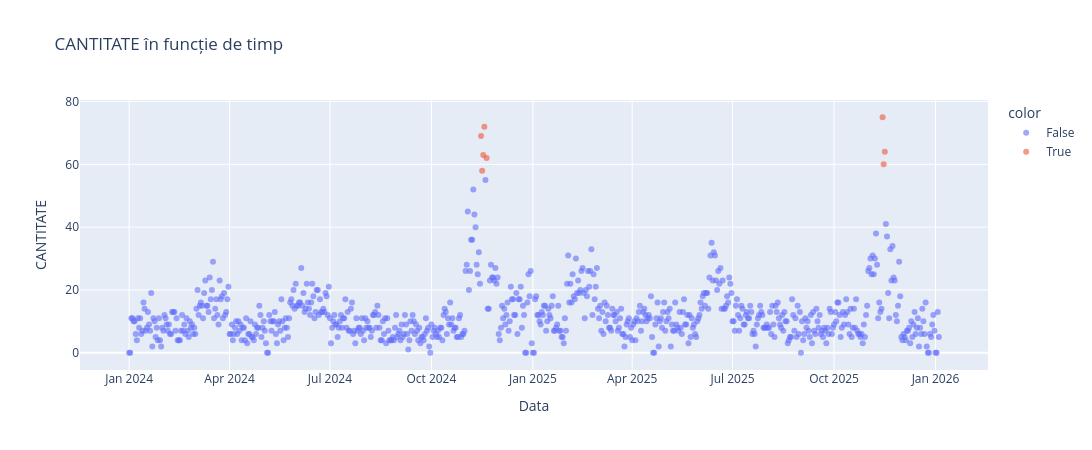
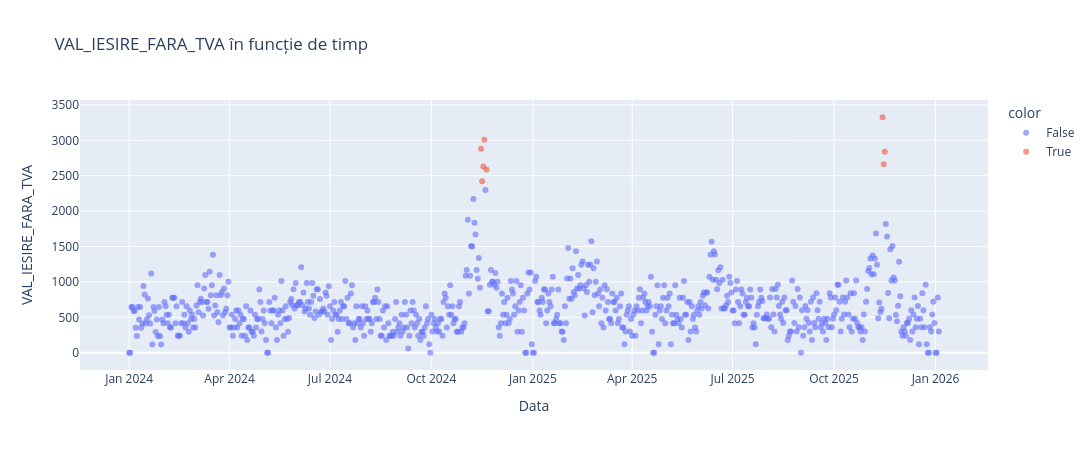
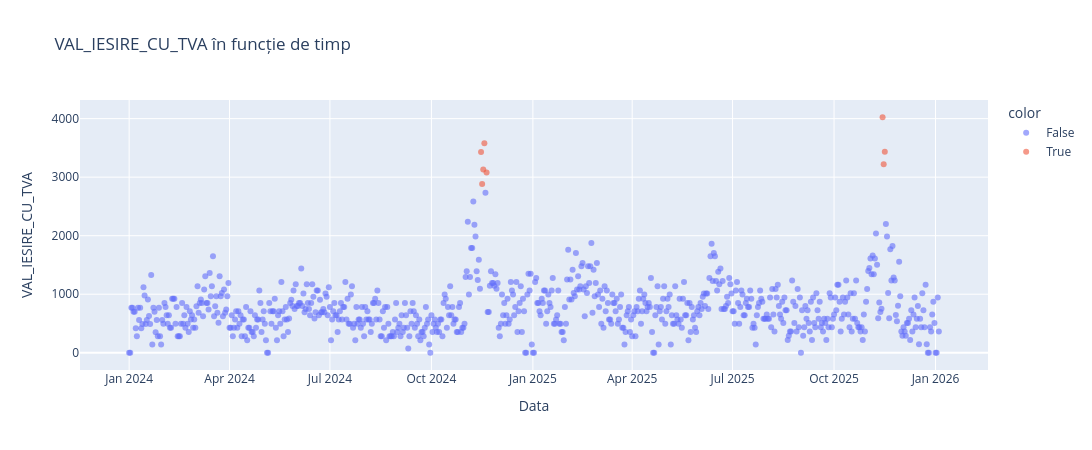
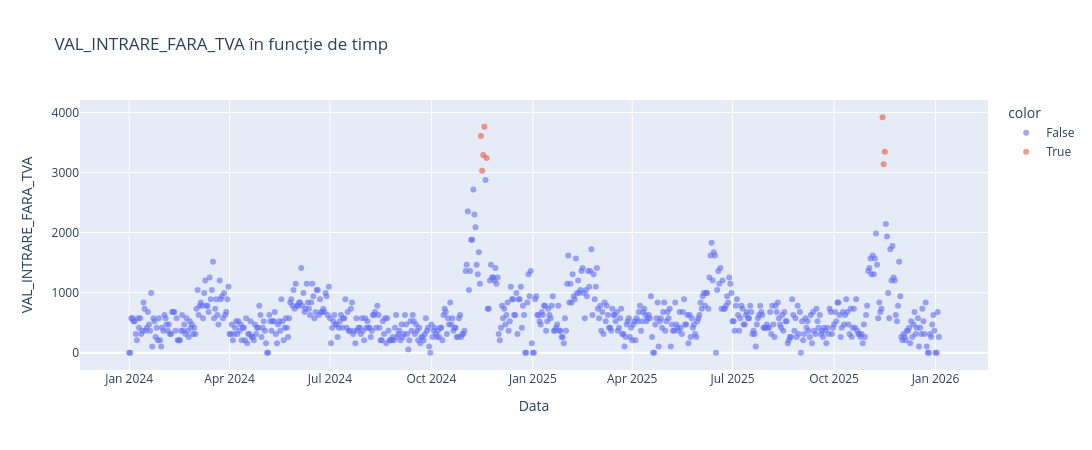

Notebook source saved alongside these figures, in order:
### Code cell
num_cols = [
    c for c in df.select_dtypes(include="number").columns
    if c not in {"RUPTURA_STOC", "ID_ARTICOL"}
]


for col in num_cols:
    fig = px.scatter(
        df,
        x="DATA",
        y=col,
        color=df[col] > df[col].quantile(0.99),
        title=f"{col} în funcție de timp",
        opacity=0.6
    )

    fig.update_layout(
        width=1100,
        height=450,
        xaxis_title="Data",
        yaxis_title=col
    )

    fig.show()

### Figure 1 — Plotly figure (JSON) as saved in the notebook; plotly's stock layout.template omitted (floating-point values rounded to 4 significant figures; data arrays with more than 128 entries replaced by an {"elided": "..."} marker saying what was removed)
{"data": [{"hovertemplate": "color=False<br>DATA=%{x}<br>CANTITATE=%{y}<extra></extra>", "legendgroup": "False", "marker": {"color": "#636efa", "opacity": 0.6, "symbol": "circle"}, "mode": "markers", "name": "False", "orientation": "v", "showlegend": true, "type": "scatter", "x": {"elided": "727 str values"}, "xaxis": "x", "y": {"elided": "727 int values"}, "yaxis": "y"}, {"hovertemplate": "color=True<br>DATA=%{x}<br>CANTITATE=%{y}<extra></extra>", "legendgroup": "True", "marker": {"color": "#EF553B", "opacity": 0.6, "symbol": "circle"}, "mode": "markers", "name": "True", "orientation": "v", "showlegend": true, "type": "scatter", "x": ["2024-11-15T00:00:00", "2024-11-16T00:00:00", "2024-11-17T00:00:00", "2024-11-18T00:00:00", "2024-11-20T00:00:00", "2025-11-14T00:00:00", "2025-11-15T00:00:00", "2025-11-16T00:00:00"], "xaxis": "x", "y": [69, 58, 63, 72, 62, 75, 60, 64], "yaxis": "y"}], "layout": {"height": 450, "legend": {"title": {"text": "color"}, "tracegroupgap": 0}, "title": {"text": "CANTITATE în funcție de timp"}, "width": 1100, "xaxis": {"anchor": "y", "domain": [0.0, 1.0], "title": {"text": "Data"}}, "yaxis": {"anchor": "x", "domain": [0.0, 1.0], "title": {"text": "CANTITATE"}}}}

### Figure 2 — Plotly figure (JSON) as saved in the notebook; plotly's stock layout.template omitted (floating-point values rounded to 4 significant figures; data arrays with more than 128 entries replaced by an {"elided": "..."} marker saying what was removed)
{"data": [{"hovertemplate": "color=False<br>DATA=%{x}<br>VAL_IESIRE_FARA_TVA=%{y}<extra></extra>", "legendgroup": "False", "marker": {"color": "#636efa", "opacity": 0.6, "symbol": "circle"}, "mode": "markers", "name": "False", "orientation": "v", "showlegend": true, "type": "scatter", "x": {"elided": "727 str values"}, "xaxis": "x", "y": {"elided": "727 float values"}, "yaxis": "y"}, {"hovertemplate": "color=True<br>DATA=%{x}<br>VAL_IESIRE_FARA_TVA=%{y}<extra></extra>", "legendgroup": "True", "marker": {"color": "#EF553B", "opacity": 0.6, "symbol": "circle"}, "mode": "markers", "name": "True", "orientation": "v", "showlegend": true, "type": "scatter", "x": ["2024-11-15T00:00:00", "2024-11-16T00:00:00", "2024-11-17T00:00:00", "2024-11-18T00:00:00", "2024-11-20T00:00:00", "2025-11-14T00:00:00", "2025-11-15T00:00:00", "2025-11-16T00:00:00"], "xaxis": "x", "y": [2882.0, 2422.0, 2631.0, 3007.0, 2589.0, 3326.0, 2660.0, 2838.0], "yaxis": "y"}], "layout": {"height": 450, "legend": {"title": {"text": "color"}, "tracegroupgap": 0}, "title": {"text": "VAL_IESIRE_FARA_TVA în funcție de timp"}, "width": 1100, "xaxis": {"anchor": "y", "domain": [0.0, 1.0], "title": {"text": "Data"}}, "yaxis": {"anchor": "x", "domain": [0.0, 1.0], "title": {"text": "VAL_IESIRE_FARA_TVA"}}}}

### Figure 3 — Plotly figure (JSON) as saved in the notebook; plotly's stock layout.template omitted (floating-point values rounded to 4 significant figures; data arrays with more than 128 entries replaced by an {"elided": "..."} marker saying what was removed)
{"data": [{"hovertemplate": "color=False<br>DATA=%{x}<br>VAL_IESIRE_CU_TVA=%{y}<extra></extra>", "legendgroup": "False", "marker": {"color": "#636efa", "opacity": 0.6, "symbol": "circle"}, "mode": "markers", "name": "False", "orientation": "v", "showlegend": true, "type": "scatter", "x": {"elided": "727 str values"}, "xaxis": "x", "y": {"elided": "727 float values"}, "yaxis": "y"}, {"hovertemplate": "color=True<br>DATA=%{x}<br>VAL_IESIRE_CU_TVA=%{y}<extra></extra>", "legendgroup": "True", "marker": {"color": "#EF553B", "opacity": 0.6, "symbol": "circle"}, "mode": "markers", "name": "True", "orientation": "v", "showlegend": true, "type": "scatter", "x": ["2024-11-15T00:00:00", "2024-11-16T00:00:00", "2024-11-17T00:00:00", "2024-11-18T00:00:00", "2024-11-20T00:00:00", "2025-11-14T00:00:00", "2025-11-15T00:00:00", "2025-11-16T00:00:00"], "xaxis": "x", "y": [3429.0, 2883.0, 3131.0, 3578.0, 3081.0, 4024.0, 3219.0, 3434.0], "yaxis": "y"}], "layout": {"height": 450, "legend": {"title": {"text": "color"}, "tracegroupgap": 0}, "title": {"text": "VAL_IESIRE_CU_TVA în funcție de timp"}, "width": 1100, "xaxis": {"anchor": "y", "domain": [0.0, 1.0], "title": {"text": "Data"}}, "yaxis": {"anchor": "x", "domain": [0.0, 1.0], "title": {"text": "VAL_IESIRE_CU_TVA"}}}}

### Figure 4 — Plotly figure (JSON) as saved in the notebook; plotly's stock layout.template omitted (floating-point values rounded to 4 significant figures; data arrays with more than 128 entries replaced by an {"elided": "..."} marker saying what was removed)
{"data": [{"hovertemplate": "color=False<br>DATA=%{x}<br>VAL_INTRARE_FARA_TVA=%{y}<extra></extra>", "legendgroup": "False", "marker": {"color": "#636efa", "opacity": 0.6, "symbol": "circle"}, "mode": "markers", "name": "False", "orientation": "v", "showlegend": true, "type": "scatter", "x": {"elided": "727 str values"}, "xaxis": "x", "y": {"elided": "727 float values"}, "yaxis": "y"}, {"hovertemplate": "color=True<br>DATA=%{x}<br>VAL_INTRARE_FARA_TVA=%{y}<extra></extra>", "legendgroup": "True", "marker": {"color": "#EF553B", "opacity": 0.6, "symbol": "circle"}, "mode": "markers", "name": "True", "orientation": "v", "showlegend": true, "type": "scatter", "x": ["2024-11-15T00:00:00", "2024-11-16T00:00:00", "2024-11-17T00:00:00", "2024-11-18T00:00:00", "2024-11-20T00:00:00", "2025-11-14T00:00:00", "2025-11-15T00:00:00", "2025-11-16T00:00:00"], "xaxis": "x", "y": [3605.0, 3030.0, 3292.0, 3762.0, 3240.0, 3919.0, 3135.0, 3344.0], "yaxis": "y"}], "layout": {"height": 450, "legend": {"title": {"text": "color"}, "tracegroupgap": 0}, "title": {"text": "VAL_INTRARE_FARA_TVA în funcție de timp"}, "width": 1100, "xaxis": {"anchor": "y", "domain": [0.0, 1.0], "title": {"text": "Data"}}, "yaxis": {"anchor": "x", "domain": [0.0, 1.0], "title": {"text": "VAL_INTRARE_FARA_TVA"}}}}
